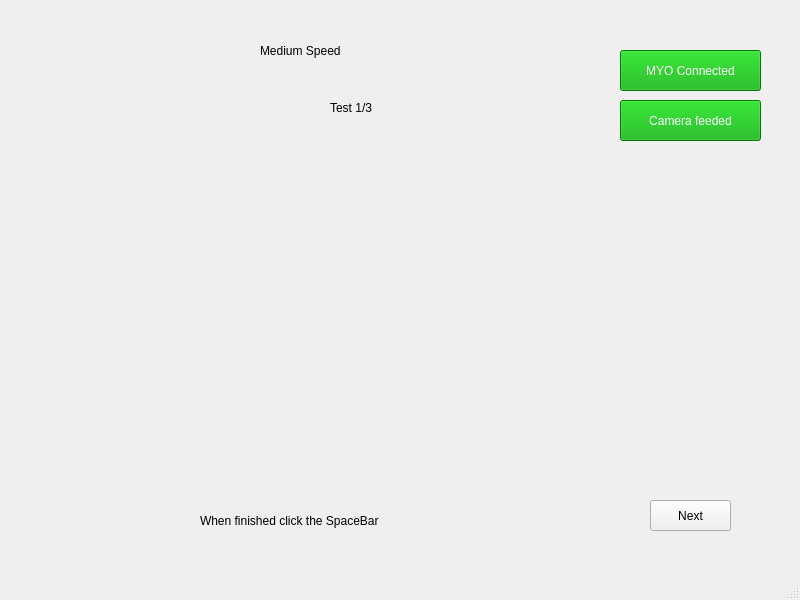
<?xml version="1.0" encoding="UTF-8"?>
<ui version="4.0">
 <class>MainWindow</class>
 <widget class="QMainWindow" name="MainWindow">
  <property name="geometry">
   <rect>
    <x>0</x>
    <y>0</y>
    <width>800</width>
    <height>600</height>
   </rect>
  </property>
  <property name="windowTitle">
   <string>MainWindow</string>
  </property>
  <widget class="QWidget" name="centralwidget">
   <widget class="QLabel" name="label_3">
    <property name="geometry">
     <rect>
      <x>330</x>
      <y>100</y>
      <width>81</width>
      <height>16</height>
     </rect>
    </property>
    <property name="styleSheet">
     <string notr="true">font: 75 16pt &quot;Arial&quot;;</string>
    </property>
    <property name="text">
     <string>Test 1/3</string>
    </property>
   </widget>
   <widget class="QLabel" name="label">
    <property name="geometry">
     <rect>
      <x>200</x>
      <y>510</y>
      <width>411</width>
      <height>21</height>
     </rect>
    </property>
    <property name="styleSheet">
     <string notr="true">font: 75 18pt &quot;Arial&quot;;</string>
    </property>
    <property name="text">
     <string>When finished click the SpaceBar</string>
    </property>
   </widget>
   <widget class="QLabel" name="label_2">
    <property name="geometry">
     <rect>
      <x>260</x>
      <y>20</y>
      <width>281</width>
      <height>61</height>
     </rect>
    </property>
    <property name="styleSheet">
     <string notr="true">font: 75 28pt &quot;Arial&quot;;</string>
    </property>
    <property name="text">
     <string>Medium Speed</string>
    </property>
   </widget>
   <widget class="QPushButton" name="pushButton">
    <property name="geometry">
     <rect>
      <x>650</x>
      <y>500</y>
      <width>81</width>
      <height>31</height>
     </rect>
    </property>
    <property name="text">
     <string>Next</string>
    </property>
    <property name="autoDefault">
     <bool>true</bool>
    </property>
   </widget>
   <widget class="QPushButton" name="btn_camera">
    <property name="geometry">
     <rect>
      <x>620</x>
      <y>100</y>
      <width>141</width>
      <height>41</height>
     </rect>
    </property>
    <property name="layoutDirection">
     <enum>Qt::LeftToRight</enum>
    </property>
    <property name="autoFillBackground">
     <bool>false</bool>
    </property>
    <property name="styleSheet">
     <string notr="true">background-color: rgb(0, 170, 0);
color: rgb(255, 255, 255);</string>
    </property>
    <property name="text">
     <string>Camera feeded</string>
    </property>
   </widget>
   <widget class="QPushButton" name="btn_myo">
    <property name="geometry">
     <rect>
      <x>620</x>
      <y>50</y>
      <width>141</width>
      <height>41</height>
     </rect>
    </property>
    <property name="autoFillBackground">
     <bool>false</bool>
    </property>
    <property name="styleSheet">
     <string notr="true">background-color: rgb(0, 170, 0);
color: rgb(255, 255, 255);</string>
    </property>
    <property name="text">
     <string>MYO Connected</string>
    </property>
   </widget>
   <widget class="QLabel" name="label_5">
    <property name="geometry">
     <rect>
      <x>150</x>
      <y>170</y>
      <width>500</width>
      <height>300</height>
     </rect>
    </property>
    <property name="text">
     <string/>
    </property>
   </widget>
  </widget>
  <widget class="QMenuBar" name="menubar">
   <property name="geometry">
    <rect>
     <x>0</x>
     <y>0</y>
     <width>800</width>
     <height>22</height>
    </rect>
   </property>
  </widget>
  <widget class="QStatusBar" name="statusbar"/>
 </widget>
 <resources/>
 <connections/>
</ui>
